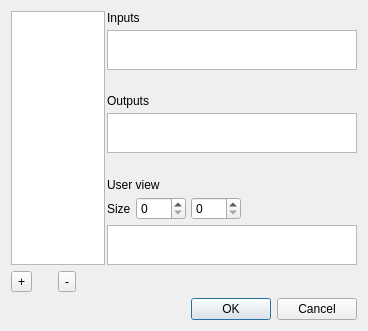
<?xml version="1.0" encoding="UTF-8"?>
<ui version="4.0">
 <class>XletsUserEditor</class>
 <widget class="QDialog" name="XletsUserEditor">
  <property name="geometry">
   <rect>
    <x>0</x>
    <y>0</y>
    <width>368</width>
    <height>331</height>
   </rect>
  </property>
  <property name="windowTitle">
   <string>Dialog</string>
  </property>
  <layout class="QGridLayout" name="gridLayout_2">
   <property name="horizontalSpacing">
    <number>2</number>
   </property>
   <item row="1" column="0">
    <layout class="QHBoxLayout" name="editViewButtons">
     <property name="spacing">
      <number>0</number>
     </property>
     <property name="sizeConstraint">
      <enum>QLayout::SetMinimumSize</enum>
     </property>
     <item alignment="Qt::AlignLeft">
      <widget class="QToolButton" name="addView">
       <property name="toolTip">
        <string>Add user view</string>
       </property>
       <property name="text">
        <string>+</string>
       </property>
      </widget>
     </item>
     <item alignment="Qt::AlignLeft">
      <widget class="QToolButton" name="removeView">
       <property name="toolTip">
        <string>Remove selected user view</string>
       </property>
       <property name="text">
        <string>-</string>
       </property>
      </widget>
     </item>
    </layout>
   </item>
   <item row="0" column="1">
    <layout class="QVBoxLayout" name="verticalLayout">
     <property name="spacing">
      <number>5</number>
     </property>
     <item>
      <widget class="QLabel" name="inputsLabel">
       <property name="text">
        <string>Inputs</string>
       </property>
      </widget>
     </item>
     <item>
      <widget class="QGraphicsView" name="inletsView">
       <property name="maximumSize">
        <size>
         <width>400</width>
         <height>40</height>
        </size>
       </property>
       <property name="frameShape">
        <enum>QFrame::StyledPanel</enum>
       </property>
       <property name="frameShadow">
        <enum>QFrame::Plain</enum>
       </property>
       <property name="verticalScrollBarPolicy">
        <enum>Qt::ScrollBarAlwaysOff</enum>
       </property>
       <property name="horizontalScrollBarPolicy">
        <enum>Qt::ScrollBarAlwaysOff</enum>
       </property>
      </widget>
     </item>
     <item>
      <spacer name="verticalSpacer">
       <property name="orientation">
        <enum>Qt::Vertical</enum>
       </property>
       <property name="sizeHint" stdset="0">
        <size>
         <width>20</width>
         <height>40</height>
        </size>
       </property>
      </spacer>
     </item>
     <item>
      <widget class="QLabel" name="outputsLabel">
       <property name="text">
        <string>Outputs</string>
       </property>
      </widget>
     </item>
     <item>
      <widget class="QGraphicsView" name="outletsView">
       <property name="maximumSize">
        <size>
         <width>400</width>
         <height>40</height>
        </size>
       </property>
       <property name="baseSize">
        <size>
         <width>400</width>
         <height>200</height>
        </size>
       </property>
       <property name="frameShadow">
        <enum>QFrame::Plain</enum>
       </property>
      </widget>
     </item>
     <item>
      <spacer name="verticalSpacer_2">
       <property name="orientation">
        <enum>Qt::Vertical</enum>
       </property>
       <property name="sizeHint" stdset="0">
        <size>
         <width>20</width>
         <height>40</height>
        </size>
       </property>
      </spacer>
     </item>
     <item>
      <widget class="QLabel" name="userLabel">
       <property name="text">
        <string>User view</string>
       </property>
      </widget>
     </item>
     <item>
      <layout class="QHBoxLayout" name="horizontalLayout_2">
       <item>
        <widget class="QLabel" name="label_4">
         <property name="text">
          <string>Size</string>
         </property>
        </widget>
       </item>
       <item>
        <widget class="QSpinBox" name="numCols">
         <property name="minimumSize">
          <size>
           <width>50</width>
           <height>0</height>
          </size>
         </property>
         <property name="maximumSize">
          <size>
           <width>75</width>
           <height>16777215</height>
          </size>
         </property>
        </widget>
       </item>
       <item>
        <widget class="QSpinBox" name="numRows">
         <property name="minimumSize">
          <size>
           <width>50</width>
           <height>0</height>
          </size>
         </property>
         <property name="maximumSize">
          <size>
           <width>75</width>
           <height>16777215</height>
          </size>
         </property>
        </widget>
       </item>
       <item>
        <spacer name="horizontalSpacer">
         <property name="orientation">
          <enum>Qt::Horizontal</enum>
         </property>
         <property name="sizeHint" stdset="0">
          <size>
           <width>40</width>
           <height>20</height>
          </size>
         </property>
        </spacer>
       </item>
      </layout>
     </item>
     <item>
      <widget class="QGraphicsView" name="userView">
       <property name="maximumSize">
        <size>
         <width>400</width>
         <height>40</height>
        </size>
       </property>
       <property name="verticalScrollBarPolicy">
        <enum>Qt::ScrollBarAlwaysOff</enum>
       </property>
       <property name="horizontalScrollBarPolicy">
        <enum>Qt::ScrollBarAlwaysOff</enum>
       </property>
      </widget>
     </item>
    </layout>
   </item>
   <item row="2" column="1">
    <widget class="QDialogButtonBox" name="buttonBox">
     <property name="orientation">
      <enum>Qt::Horizontal</enum>
     </property>
     <property name="standardButtons">
      <set>QDialogButtonBox::Cancel|QDialogButtonBox::Ok</set>
     </property>
    </widget>
   </item>
   <item row="0" column="0">
    <widget class="QListWidget" name="userViewList">
     <property name="maximumSize">
      <size>
       <width>100</width>
       <height>16777215</height>
      </size>
     </property>
    </widget>
   </item>
  </layout>
 </widget>
 <resources/>
 <connections>
  <connection>
   <sender>buttonBox</sender>
   <signal>accepted()</signal>
   <receiver>XletsUserEditor</receiver>
   <slot>accept()</slot>
   <hints>
    <hint type="sourcelabel">
     <x>248</x>
     <y>254</y>
    </hint>
    <hint type="destinationlabel">
     <x>157</x>
     <y>274</y>
    </hint>
   </hints>
  </connection>
  <connection>
   <sender>buttonBox</sender>
   <signal>rejected()</signal>
   <receiver>XletsUserEditor</receiver>
   <slot>reject()</slot>
   <hints>
    <hint type="sourcelabel">
     <x>316</x>
     <y>260</y>
    </hint>
    <hint type="destinationlabel">
     <x>286</x>
     <y>274</y>
    </hint>
   </hints>
  </connection>
 </connections>
</ui>
